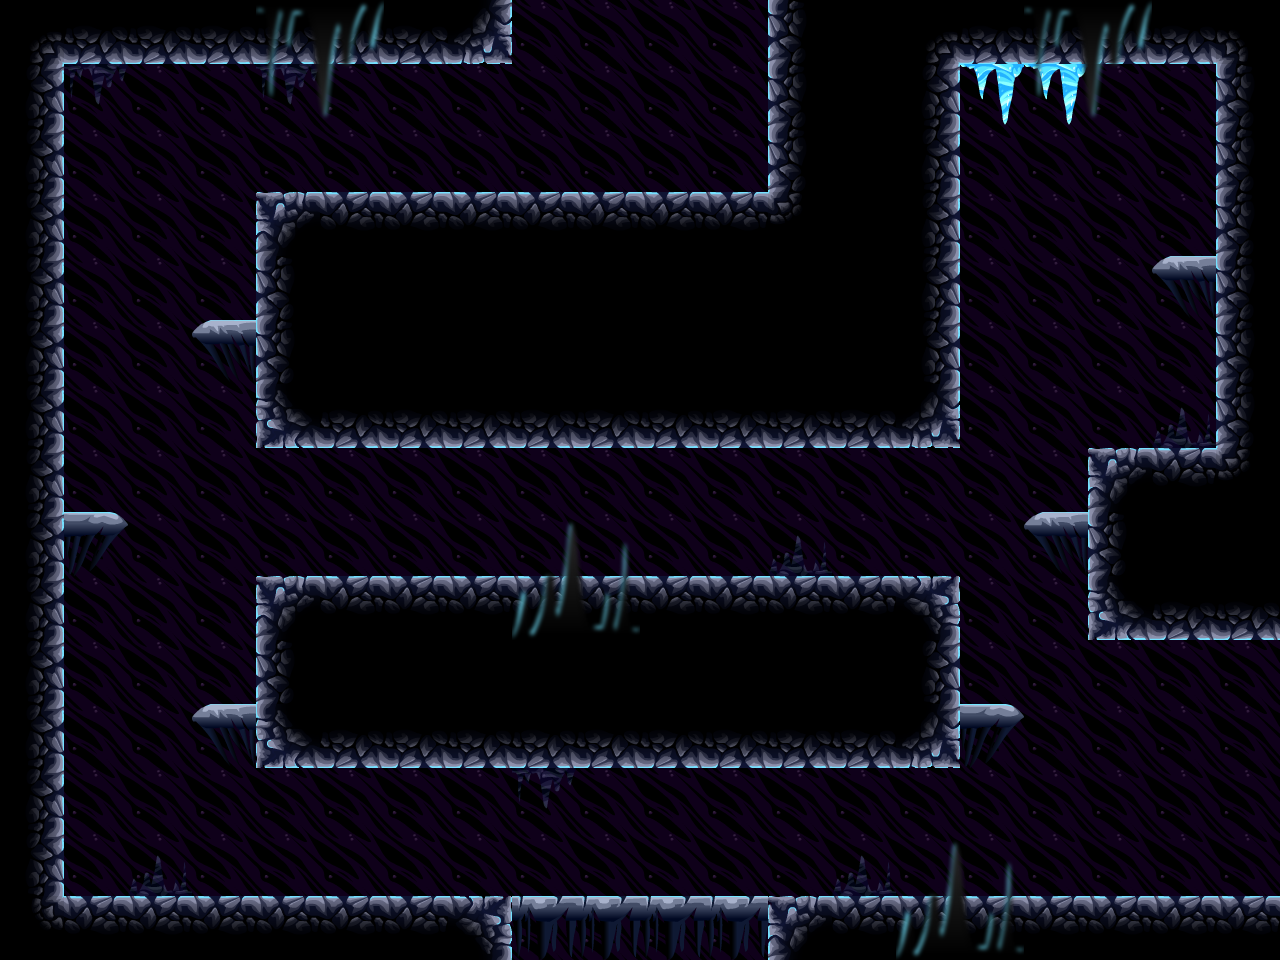

Rendered tile map (Tiled .tmx) drawn with the repository's tilesets; below, a short description and the map source with its tile grids summarised:
An orthogonal 20x15 tile map with 64x64 px tiles, 4 tile layers (Background, bg2, Level, front) and 7 objects (4x spawner, 3x door).

<map version="1.0" orientation="orthogonal" width="20" height="15" tilewidth="64" tileheight="64">
 <tileset firstgid="1" name="tiles" tilewidth="64" tileheight="64">
  <image source="../../images/tilesets/cave1.png" width="512" height="1024" />
  <terraintypes>
   <terrain name="crossable" tile="13" />
   <terrain name="crossable" tile="14" />
   <terrain name="crossable" tile="15" />
   <terrain name="hurt" tile="16" />
   <terrain name="hurt" tile="19" />
  </terraintypes>
 </tileset>
 <layer name="Background" width="20" height="15">
  <properties>
   <property name="nocollide" value="true" />
   <property name="tileset" value="tiles" />
  </properties>
  <data>[300 cells, 265 non-empty, 1 distinct tile ids]</data>
 </layer>
 <layer name="bg2" width="20" height="15">
  <properties>
   <property name="nocollide" value="true" />
   <property name="tileset" value="tiles" />
  </properties>
  <data>[300 cells, 8 non-empty, 2 distinct tile ids]</data>
 </layer>
 <layer name="Level" width="20" height="15">
  <properties>
   <property name="tileset" value="tiles" />
  </properties>
  <data>[300 cells, 122 non-empty, 16 distinct tile ids]</data>
 </layer>
 <layer name="front" width="20" height="15">
  <properties>
   <property name="nocollide" value="true" />
   <property name="tileset" value="tiles" />
  </properties>
  <data>[300 cells, 16 non-empty, 8 distinct tile ids]</data>
 </layer>
 <objectgroup name="doors" width="20" height="15">
  <object name="door" type="door" gid="19" x="512" y="64">
   <properties>
    <property name="direction" value="up" />
   </properties>
  </object>
  <object name="door" type="door" gid="19" x="1216" y="704">
   <properties>
    <property name="direction" value="right" />
   </properties>
  </object>
  <object name="door" type="door" gid="19" x="512" y="960">
   <properties>
    <property name="direction" value="down" />
   </properties>
  </object>
 </objectgroup>
 <objectgroup name="spawners" width="20" height="15">
  <object name="spawner" type="spawner" gid="35" x="640" y="576">
   <properties>
    <property name="enemy" value="w" />
   </properties>
  </object>
  <object name="spawner" type="spawner" gid="35" x="128" y="896">
   <properties>
    <property name="enemy" value="w" />
   </properties>
  </object>
  <object name="spawner" type="spawner" gid="35" x="448" y="192">
   <properties>
    <property name="enemy" value="w" />
   </properties>
  </object>
  <object name="spawner" type="spawner" gid="35" x="832" y="896">
   <properties>
    <property name="enemy" value="w" />
   </properties>
  </object>
 </objectgroup>
 <objectgroup name="crystals" width="20" height="15" />
</map>
